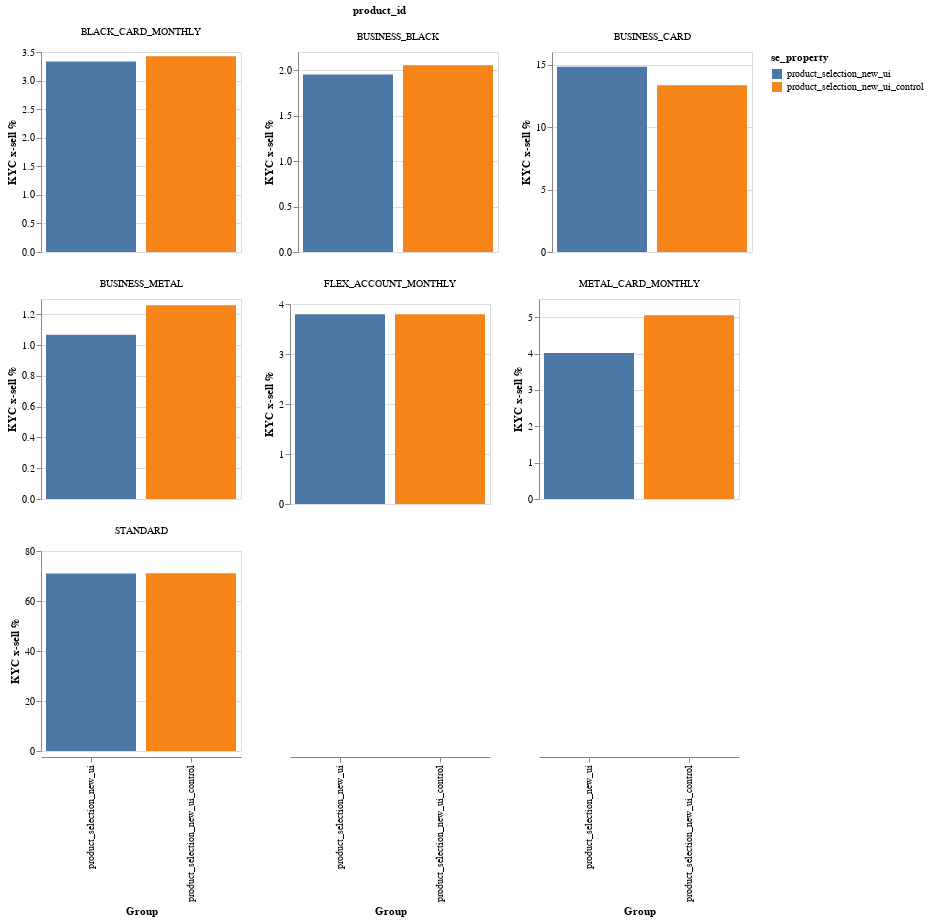

Notebook source saved alongside this figure:
### Markdown cell above
Which products are driving this drop in premium xsell? Mainly metal. We also see a surge in Business-Standard.

### Code cell
df = pd.read_csv("product_selection.csv")

# drop users who joined in the last 7 days
df["age"] = (pd.to_datetime("today") - pd.to_datetime(df["user_created"])).dt.days
df = df.loc[df["age"] >= 7, :]

# only consider kycc
df = df.loc[df["kyc_first_completed"].isna() == False, :]

df = df.groupby(["se_property", "product_id"])["user_id"].agg("nunique").reset_index()
df["perc"] = (
    100 * df["user_id"] / df.groupby(["se_property"])["user_id"].transform("sum")
)

alt.Chart(df).mark_bar().encode(
    x=alt.X("se_property:N", axis=alt.Axis(title="Group")),
    y=alt.Y("perc:Q", axis=alt.Axis(title="KYC x-sell %")),
    color="se_property:N",
).properties(width=200, height=200, title="KYC-xsell").facet(
    facet="product_id", columns=3
).resolve_scale(
    y="independent"
)

### Figure 1 — Vega-Lite specification as saved in the notebook (floating-point values rounded to 4 significant figures)
{"config": {"view": {"continuousWidth": 400, "continuousHeight": 300}}, "data": {"name": "data-3cd8a0508b2485820e50dbe56624d845"}, "facet": {"type": "nominal", "field": "product_id"}, "spec": {"mark": "bar", "encoding": {"color": {"type": "nominal", "field": "se_property"}, "x": {"type": "nominal", "axis": {"title": "Group"}, "field": "se_property"}, "y": {"type": "quantitative", "axis": {"title": "KYC x-sell %"}, "field": "perc"}}, "height": 200, "title": "KYC-xsell", "width": 200}, "columns": 3, "resolve": {"scale": {"y": "independent"}}, "$schema": "https://vega.github.io/schema/vega-lite/v4.0.2.json", "datasets": {"data-3cd8a0508b2485820e50dbe56624d845": [{"se_property": "product_selection_new_ui", "product_id": "BLACK_CARD_MONTHLY", "user_id": 1563, "perc": 3.332}, {"se_property": "product_selection_new_ui", "product_id": "BUSINESS_BLACK", "user_id": 916, "perc": 1.953}, {"se_property": "product_selection_new_ui", "product_id": "BUSINESS_CARD", "user_id": 6953, "perc": 14.82}, {"se_property": "product_selection_new_ui", "product_id": "BUSINESS_METAL", "user_id": 501, "perc": 1.068}, {"se_property": "product_selection_new_ui", "product_id": "FLEX_ACCOUNT_MONTHLY", "user_id": 1779, "perc": 3.793}, {"se_property": "product_selection_new_ui", "product_id": "METAL_CARD_MONTHLY", "user_id": 1884, "perc": 4.017}, {"se_property": "product_selection_new_ui", "product_id": "STANDARD", "user_id": 33310, "perc": 71.01}, {"se_property": "product_selection_new_ui_control", "product_id": "BLACK_CARD_MONTHLY", "user_id": 1634, "perc": 3.426}, {"se_property": "product_selection_new_ui_control", "product_id": "BUSINESS_BLACK", "user_id": 980, "perc": 2.054}, {"se_property": "product_selection_new_ui_control", "product_id": "BUSINESS_CARD", "user_id": 6367, "perc": 13.35}, {"se_property": "product_selection_new_ui_control", "product_id": "BUSINESS_METAL", "user_id": 601, "perc": 1.26}, {"se_property": "product_selection_new_ui_control", "product_id": "FLEX_ACCOUNT_MONTHLY", "user_id": 1810, "perc": 3.794}, {"se_property": "product_selection_new_ui_control", "product_id": "METAL_CARD_MONTHLY", "user_id": 2412, "perc": 5.056}, {"se_property": "product_selection_new_ui_control", "product_id": "STANDARD", "user_id": 33897, "perc": 71.06}]}}
